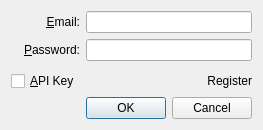
<?xml version="1.0" encoding="UTF-8"?>
<ui version="4.0">
 <class>LoginDialog</class>
 <widget class="QDialog" name="LoginDialog">
  <property name="geometry">
   <rect>
    <x>0</x>
    <y>0</y>
    <width>256</width>
    <height>130</height>
   </rect>
  </property>
  <property name="windowTitle">
   <string>Login</string>
  </property>
  <property name="windowIcon">
   <iconset resource="resource.qrc">
    <normaloff>:/icons/images/icon.png</normaloff>:/icons/images/icon.png</iconset>
  </property>
  <layout class="QGridLayout" name="gridLayout">
   <item row="0" column="0">
    <widget class="QLabel" name="labelEmail">
     <property name="text">
      <string>&amp;Email:</string>
     </property>
     <property name="alignment">
      <set>Qt::AlignRight|Qt::AlignTrailing|Qt::AlignVCenter</set>
     </property>
     <property name="buddy">
      <cstring>editEmail</cstring>
     </property>
    </widget>
   </item>
   <item row="3" column="1">
    <widget class="QLabel" name="labelRegister">
     <property name="text">
      <string>Register</string>
     </property>
     <property name="alignment">
      <set>Qt::AlignRight|Qt::AlignTrailing|Qt::AlignVCenter</set>
     </property>
     <property name="openExternalLinks">
      <bool>true</bool>
     </property>
    </widget>
   </item>
   <item row="1" column="0">
    <widget class="QLabel" name="labelPassword">
     <property name="text">
      <string>&amp;Password:</string>
     </property>
     <property name="alignment">
      <set>Qt::AlignRight|Qt::AlignTrailing|Qt::AlignVCenter</set>
     </property>
     <property name="buddy">
      <cstring>editPassword</cstring>
     </property>
    </widget>
   </item>
   <item row="3" column="0">
    <widget class="QCheckBox" name="checkBoxApiKey">
     <property name="text">
      <string>&amp;API Key</string>
     </property>
    </widget>
   </item>
   <item row="2" column="0">
    <spacer name="verticalSpacer_2">
     <property name="orientation">
      <enum>Qt::Vertical</enum>
     </property>
     <property name="sizeHint" stdset="0">
      <size>
       <width>20</width>
       <height>40</height>
      </size>
     </property>
    </spacer>
   </item>
   <item row="0" column="1">
    <widget class="QLineEdit" name="editEmail"/>
   </item>
   <item row="4" column="1">
    <widget class="QDialogButtonBox" name="buttonBox">
     <property name="standardButtons">
      <set>QDialogButtonBox::Cancel|QDialogButtonBox::Ok</set>
     </property>
     <property name="centerButtons">
      <bool>false</bool>
     </property>
    </widget>
   </item>
   <item row="1" column="1">
    <widget class="QLineEdit" name="editPassword">
     <property name="echoMode">
      <enum>QLineEdit::Password</enum>
     </property>
    </widget>
   </item>
  </layout>
 </widget>
 <tabstops>
  <tabstop>editEmail</tabstop>
  <tabstop>editPassword</tabstop>
  <tabstop>checkBoxApiKey</tabstop>
 </tabstops>
 <resources>
  <include location="resource.qrc"/>
 </resources>
 <connections>
  <connection>
   <sender>buttonBox</sender>
   <signal>rejected()</signal>
   <receiver>LoginDialog</receiver>
   <slot>reject()</slot>
   <hints>
    <hint type="sourcelabel">
     <x>216</x>
     <y>107</y>
    </hint>
    <hint type="destinationlabel">
     <x>197</x>
     <y>126</y>
    </hint>
   </hints>
  </connection>
 </connections>
</ui>
